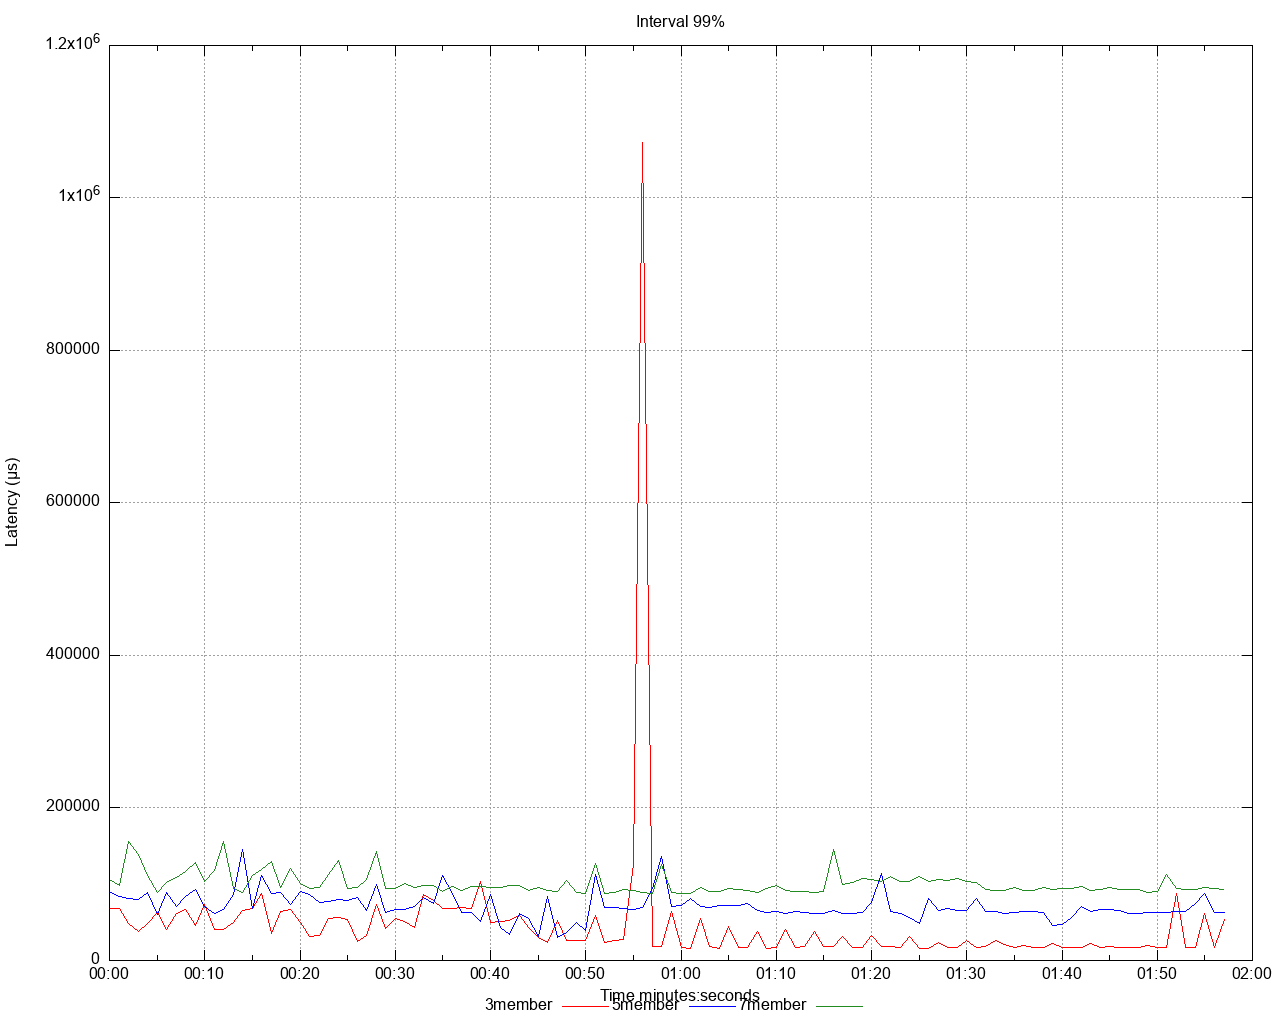

Here is the gnuplot script that generated this plot:
set title 'Interval 99%' noenhanced
set style data lines
set datafile separator ","
set terminal png size 1280,1024
set grid
set key below
set xdata time
set timefmt "%s"
offset = 0
t0(x)=(offset=($0==0) ? x : offset, x - offset)
set xlabel 'Time minutes:seconds'
set ylabel 'Latency (μs)'
set output '/Users/gbarnett/git/hazelcast-simulator/atomicreference/3and5and7/latency/latency_interval_99_write.png'
plot \
   '/Users/gbarnett/git/hazelcast-simulator/atomicreference/3and5and7/data/latency_interval_99_write_1.data' using (t0(timecolumn(1))):2 title "3member" noenhanced lt rgb "red", \
   '/Users/gbarnett/git/hazelcast-simulator/atomicreference/3and5and7/data/latency_interval_99_write_2.data' using (t0(timecolumn(1))):2 title "5member" noenhanced lt rgb "blue", \
   '/Users/gbarnett/git/hazelcast-simulator/atomicreference/3and5and7/data/latency_interval_99_write_3.data' using (t0(timecolumn(1))):2 title "7member" noenhanced lt rgb "forest-green", \
